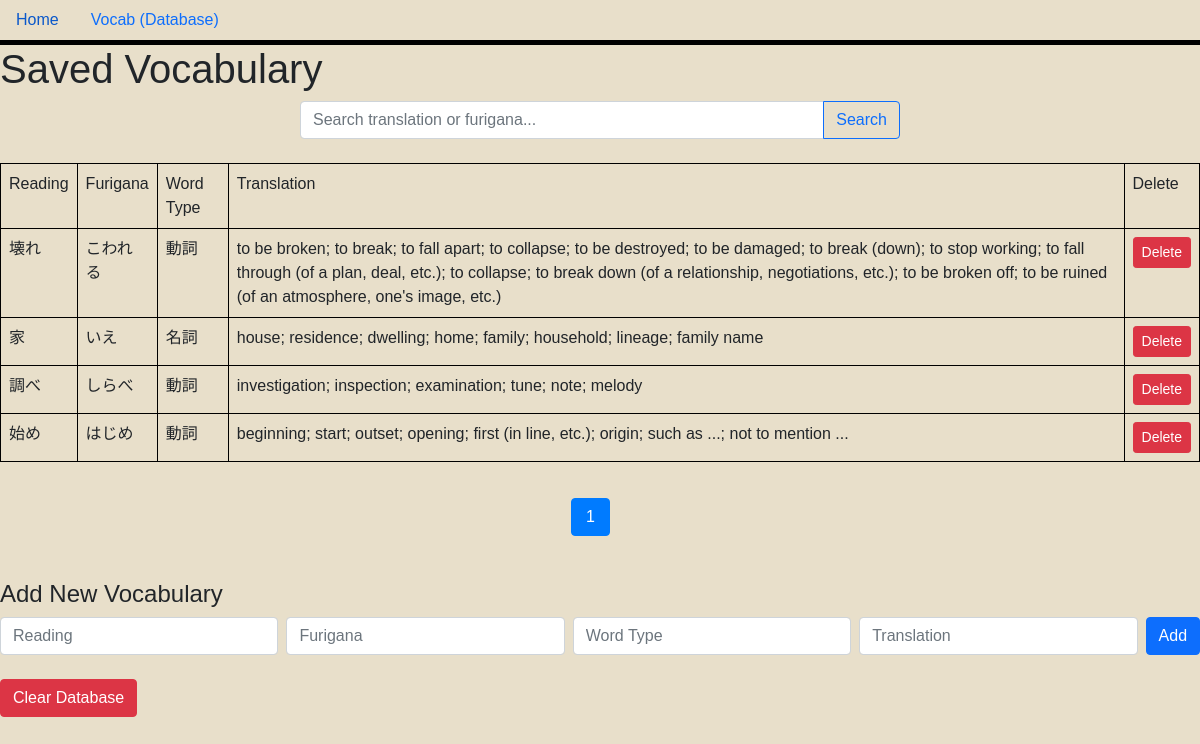
/saved, run on an earlier commit of the app's database.
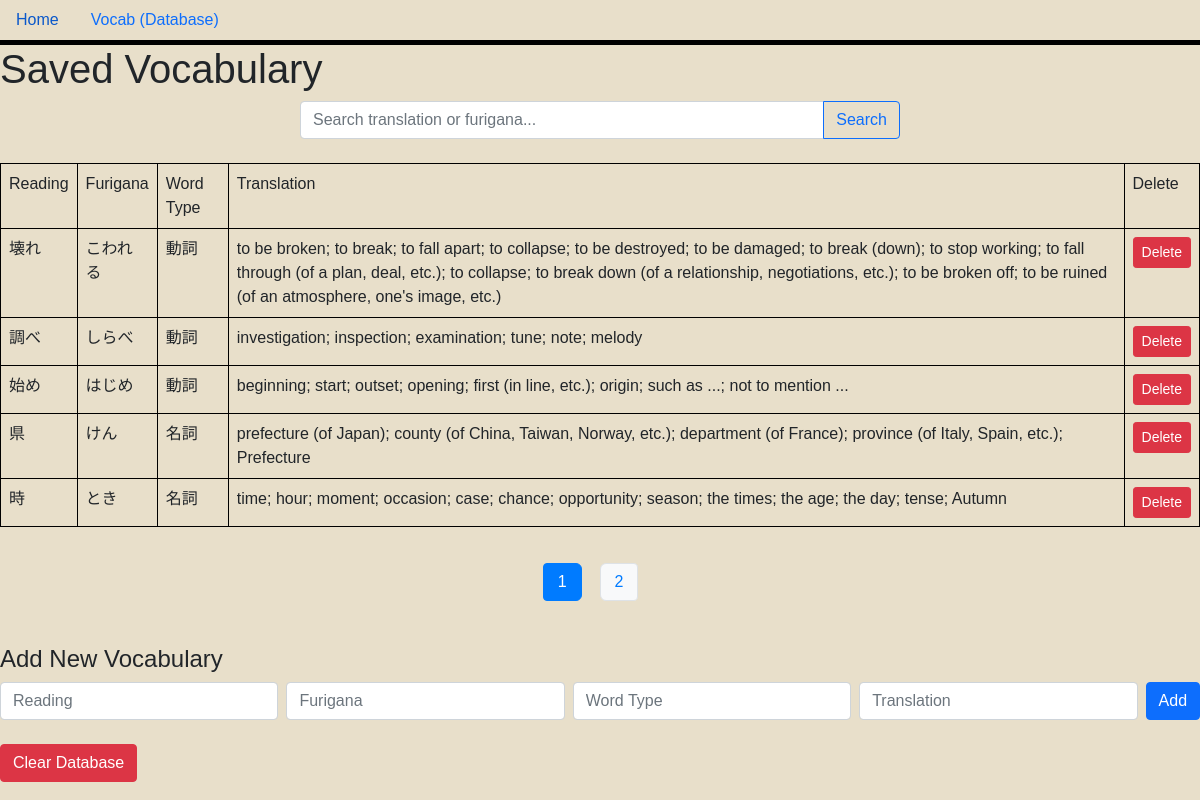
And on a later commit of the database.
### main.py (models this page shows, shortened)
class SavedVocab(db.Model):
    id = db.Column(db.Integer, primary_key=True)
    readingJapanese = db.Column(db.String(50), nullable=False)
    wordType = db.Column(db.String(6), nullable=False)
    translation = db.Column(db.String(300), nullable=False)
    furigana = db.Column(db.String(100), nullable=True)

### main.py (the view)
@app.route("/saved", methods=["GET"])
def show_saved_words():
    page = int(request.args.get("page", 0))
    per_page = 5
    search = request.args.get("q", "").strip()
    query = SavedVocab.query
    if search:
        query = query.filter(
            (SavedVocab.translation.contains(search)) |
            (SavedVocab.furigana.contains(search))
        )
    total_words = query.count()
    total_pages = (total_words + per_page - 1) // per_page
    page_numbers = list(range(total_pages))
    words = query.offset(page * per_page).limit(per_page).all()
    next_page = page + 1
    prev_page = page - 1
    return render_template(
        "saved_vocab.html",
        words=words,
        next_page=next_page,
        prev_page=prev_page,
        page=page,
        page_numbers=page_numbers,
        total_pages=total_pages
    )

### templates/saved_vocab.html
{% extends 'base.html' %}
{% block head %}
<link rel="stylesheet" href="../static/style.css">
{% endblock %}
{% block body %}
<h1>Saved Vocabulary</h1>
<form method="get" action="{{ url_for('show_saved_words') }}" class="mb-4">
    <div class="input-group">
        <input type="text" name="q" class="form-control" placeholder="Search translation or furigana..." value="{{ request.args.get('q', '') }}">
        <button type="submit" class="btn btn-outline-primary">Search</button>
    </div>
</form>
<table class="table table-bordered">
    <tr>
        <td>Reading</td>
        <td>Furigana</td>
        <td>Word Type</td>
        <td>Translation</td>
        <td>Delete</td>
    </tr>
    {% for item in words %}
    <tr>
        <td>{{ item.readingJapanese }}</td>
        <td>{{ item.furigana }}</td>
        <td>{{ item.wordType }}</td>
        <td>{{ item.translation }}</td>
        <td>
            <form method="post" action="{{ url_for('delete_saved_vocab', vocab_id=item.id) }}" style="display:inline;">
                <button type="submit" class="btn btn-danger btn-sm">Delete</button>
            </form>
        </td>
    </tr>
    {% endfor %}
</table>
<div class="d-flex justify-content-center my-3">
    <nav aria-label="Page navigation">
        <ul class="pagination flex-wrap">
            {% for num in page_numbers %}
                {% if num == page %}
                    <li class="page-item active" aria-current="page">
                        <span class="page-link">{{ num + 1 }}</span>
                    </li>
                {% else %}
                    <li class="page-item">
                        <a class="page-link" href="{{ url_for(request.endpoint, page=num, q=request.args.get('q', '')) }}">{{ num + 1 }}</a>
                    </li>
                {% endif %}
            {% endfor %}
        </ul>
    </nav>
</div>
<h4 class="mt-4">Add New Vocabulary</h4>
<form method="post" action="{{ url_for('add_saved_vocab') }}" class="mb-4">
    <div class="row g-2 align-items-center">
        <div class="col">
            <input type="text" name="readingJapanese" class="form-control" placeholder="Reading" required>
        </div>
        <div class="col">
            <input type="text" name="furigana" class="form-control" placeholder="Furigana">
        </div>
        <div class="col">
            <input type="text" name="wordType" class="form-control" placeholder="Word Type" required>
        </div>
        <div class="col">
            <input type="text" name="translation" class="form-control" placeholder="Translation" required>
        </div>
        <div class="col-auto">
            <button type="submit" class="btn btn-primary">Add</button>
        </div>
    </div>
</form>
<form method="post" action="/clear_saved" style="margin-top: 1em;">
    <button type="submit" class="btn btn-danger">Clear Database</button>
</form>
{% endblock %}

What changed in the data, as far as the page shows it:
removed SavedVocab: readingJapanese "家", furigana "いえ", wordType "名詞", translation "house; residence; dwelling; home; family; household; lineage; family name"
added SavedVocab: readingJapanese "県", furigana "けん", wordType "名詞", translation "prefecture (of Japan); county (of China, Taiwan, Norway, etc.); department (of France); province (of Italy, Spain, etc.); Prefecture"
added SavedVocab: readingJapanese "時", furigana "とき", wordType "名詞", translation "time; hour; moment; occasion; case; chance; opportunity; season; the times; the age; the day; tense; Autumn"
Also different on the page:
new list line: "2"
